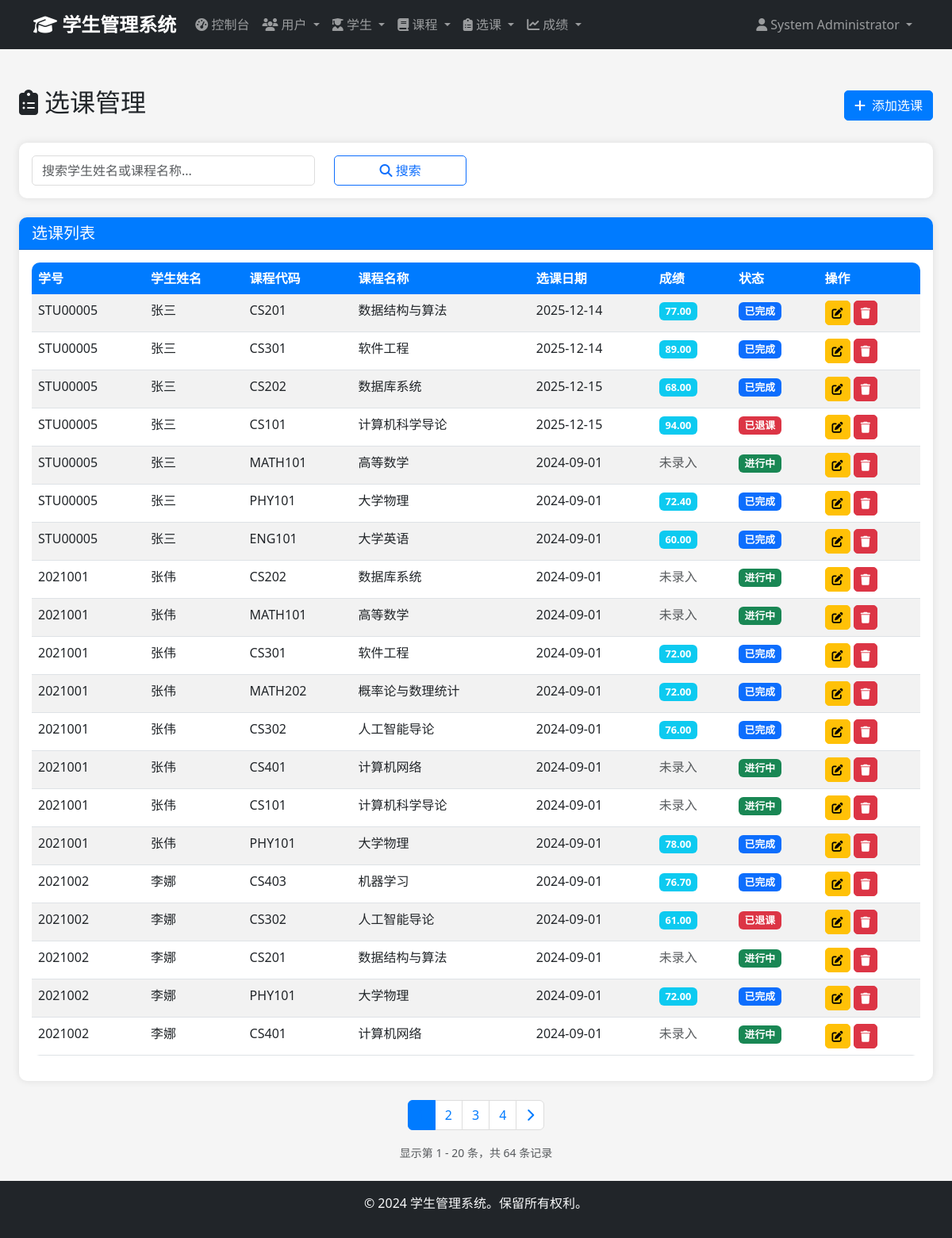
Before: /admin/enrollments (signed in) with the older database file.
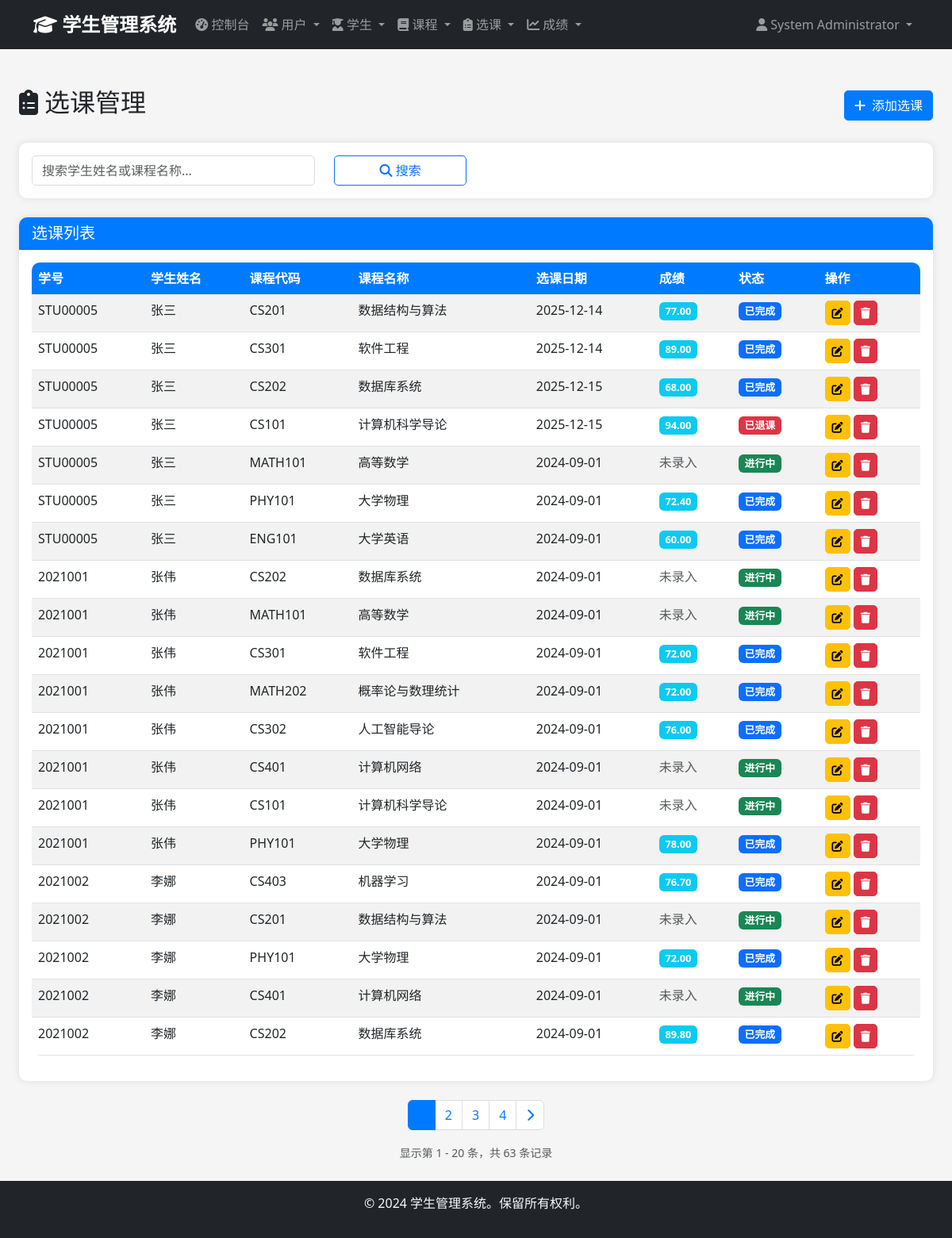
After: the same page with the newer database file.
### app/models/user.py (models this page shows, shortened)
class User(UserMixin, db.Model):
    __tablename__ = 'users'
    id = db.Column(db.Integer, primary_key=True)
    username = db.Column(db.String(50), unique=True, nullable=False)
    email = db.Column(db.String(100), unique=True, nullable=False)
    password_hash = db.Column(db.String(255), nullable=False)
    full_name = db.Column(db.String(100), nullable=False)
    phone = db.Column(db.String(20))
    role = db.Column(db.Enum('admin', 'student', name='user_role'), nullable=False, default='student')
    is_active = db.Column(db.Boolean, default=True)
    created_at = db.Column(db.DateTime, default=datetime.utcnow)
    updated_at = db.Column(db.DateTime, default=datetime.utcnow, onupdate=datetime.utcnow)
    administrator = db.relationship('Administrator', backref='user', uselist=False, cascade='all, delete-orphan')
    def is_admin(self):
        return self.role == 'admin'

### app/models/enrollment.py (models this page shows, shortened)
class Enrollment(db.Model):
    __tablename__ = 'enrollments'
    id = db.Column(db.Integer, primary_key=True)
    student_id = db.Column(db.Integer, db.ForeignKey('students.id'), nullable=False)
    course_id = db.Column(db.Integer, db.ForeignKey('courses.id'), nullable=False)
    enrollment_date = db.Column(db.Date, nullable=False, default=date.today)
    status = db.Column(db.Enum('enrolled', 'completed', 'dropped', 'withdrawn', name='enrollment_status'),
                       default='enrolled')
    grade = db.Column(db.Numeric(5, 2))
    created_at = db.Column(db.DateTime, default=datetime.utcnow)
    updated_at = db.Column(db.DateTime, default=datetime.utcnow, onupdate=datetime.utcnow)
    __table_args__ = (db.UniqueConstraint('student_id', 'course_id', name='unique_enrollment'),)

### app/models/student.py (models this page shows, shortened)
class Student(db.Model):
    __tablename__ = 'students'
    id = db.Column(db.Integer, primary_key=True)
    student_id = db.Column(db.String(20), unique=True, nullable=False)
    first_name = db.Column(db.String(50), nullable=False)
    last_name = db.Column(db.String(50), nullable=False)
    birth_date = db.Column(db.Date)
    gender = db.Column(db.Enum('Male', 'Female', 'Other', name='gender'))
    email = db.Column(db.String(100), unique=True, nullable=False)
    phone = db.Column(db.String(20))
    address = db.Column(db.Text)
    major = db.Column(db.String(100))
    enrollment_year = db.Column(db.Integer)
    created_at = db.Column(db.DateTime, default=datetime.utcnow)
    updated_at = db.Column(db.DateTime, default=datetime.utcnow, onupdate=datetime.utcnow)
    enrollments = db.relationship('Enrollment', backref='student', lazy='dynamic', cascade='all, delete-orphan')

### app/models/course.py (models this page shows, shortened)
class Course(db.Model):
    __tablename__ = 'courses'
    id = db.Column(db.Integer, primary_key=True)
    course_code = db.Column(db.String(20), unique=True, nullable=False)
    course_name = db.Column(db.String(100), nullable=False)
    description = db.Column(db.Text)
    credits = db.Column(db.Integer, nullable=False, default=3)
    department = db.Column(db.String(100))
    instructor = db.Column(db.String(100))
    created_at = db.Column(db.DateTime, default=datetime.utcnow)
    updated_at = db.Column(db.DateTime, default=datetime.utcnow, onupdate=datetime.utcnow)
    enrollments = db.relationship('Enrollment', backref='course', lazy='dynamic', cascade='all, delete-orphan')

### app/views/admin.py (the view, shortened to what this page needs)
@admin_bp.route('/enrollments')
@login_required
@admin_required
def enrollments():
    page = request.args.get('page', 1, type=int)
    search = request.args.get('search', '')
    status_filter = request.args.get('status', '')
    query = Enrollment.query.join(Student).join(Course)
    if status_filter:
        query = query.filter(Enrollment.status == status_filter)
    enrollments = query.paginate(
        page=page,
        per_page=20,
        error_out=False
    )
    return render_template('admin/enrollments/index.html', enrollments=enrollments, search=search, status_filter=status_filter)

### app/views/auth.py (called while the page is built)
def admin_required(f):
    @wraps(f)
    def decorated_function(*args, **kwargs):
        if not current_user.is_authenticated or not current_user.is_admin():
            flash('访问被拒绝。需要管理员权限。', 'error')
            return redirect(url_for('auth.login'))
        return f(*args, **kwargs)
    return decorated_function

### app/templates/admin/enrollments/index.html (shortened to what this page needs)
{% extends "base.html" %}
{% block content %}
<div class="container-fluid mt-4">
    <div class="d-flex justify-content-between align-items-center mb-4">
        <div class="d-flex align-items-center">
            <h2>
                <i class="fas fa-clipboard-list me-2"></i>选课管理
            </h2>
        </div>
        <a href="{{ url_for('admin.create_enrollment') }}" class="btn btn-primary">
            <i class="fas fa-plus me-2"></i>添加选课
        </a>
    </div>
    <div class="card mb-4">
        <div class="card-body">
            <form method="GET" action="{{ url_for('admin.enrollments') }}">
                <div class="row">
                    <div class="col-md-4">
                        <input type="text" class="form-control" name="search" placeholder="搜索学生姓名或课程名称..."
                               value="{{ search }}">
                    </div>
                    <div class="col-md-2">
                        <button type="submit" class="btn btn-outline-primary w-100">
                            <i class="fas fa-search"></i> 搜索
                        </button>
                    </div>
                </div>
            </form>
        </div>
    </div>
    <div class="card">
        <div class="card-header">
            <h5 class="mb-0">选课列表</h5>
        </div>
        <div class="card-body">
            {% if enrollments %}
            <div class="table-responsive">
                <table class="table table-striped">
                    <thead>
                        <tr>
                            <th>学号</th>
                            <th>学生姓名</th>
                            <th>课程代码</th>
                            <th>课程名称</th>
                            <th>选课日期</th>
                            <th>成绩</th>
                            <th>状态</th>
                            <th>操作</th>
                        </tr>
                    </thead>
                    <tbody>
                        {% for enrollment in enrollments %}
                        <tr>
                            <td>{{ enrollment.student.student_id }}</td>
                            <td>{{ enrollment.student.first_name }}{{ enrollment.student.last_name }}</td>
                            <td>{{ enrollment.course.course_code }}</td>
                            <td>{{ enrollment.course.course_name }}</td>
                            <td>{{ enrollment.enrollment_date.strftime('%Y-%m-%d') if enrollment.enrollment_date else '-' }}</td>
                            <td>
                                {% if enrollment.grade is not none %}
                                    <span class="badge bg-info">{{ enrollment.grade }}</span>
                                {% else %}
                                    <span class="text-muted">未录入</span>
                                {% endif %}
                            </td>
                            <td>
                                {% if enrollment.status == 'enrolled' %}
                                    <span class="badge bg-success">进行中</span>
                                {% elif enrollment.status == 'completed' %}
                                    <span class="badge bg-primary">已完成</span>
                                {% else %}
                                    <span class="badge bg-danger">已退课</span>
                                {% endif %}
                            </td>
                            <td>
                                <a href="{{ url_for('admin.edit_enrollment', enrollment_id=enrollment.id) }}"
                                   class="btn btn-sm btn-warning" title="编辑">
                                    <i class="fas fa-edit"></i>
                                </a>
                                <button type="button" class="btn btn-sm btn-danger delete-enrollment"
                                        data-id="{{ enrollment.id }}"
                                        data-student="{{ enrollment.student.first_name }}{{ enrollment.student.last_name }}"
                                        data-course="{{ enrollment.course.course_name }}" title="删除">
                                    <i class="fas fa-trash"></i>
                                </button>
                            </td>
                        </tr>
                        {% endfor %}
                    </tbody>
                </table>
            </div>
            {% endif %}
        </div>
    </div>
    {% if enrollments.pages > 1 %}
    <nav aria-label="选课列表分页" class="mt-4">
        <ul class="pagination justify-content-center">
            {% for page_num in enrollments.iter_pages() %}
                {% if page_num %}
                    {% if page_num != enrollments.page %}
                    <li class="page-item">
                        <a class="page-link" href="{{ url_for('admin.enrollments', page=page_num, search=search, status=status_filter) }}">{{ page_num }}</a>
                    </li>
                    {% else %}
                    <li class="page-item active">
                        <span class="page-link">{{ page_num }}</span>
                    </li>
                    {% endif %}
                {% else %}
                <li class="page-item disabled">
                    <span class="page-link">…</span>
                </li>
                {% endif %}
            {% endfor %}
            {% if enrollments.has_next %}
            <li class="page-item">
                <a class="page-link" href="{{ url_for('admin.enrollments', page=enrollments.next_num, search=search, status=status_filter) }}">
                    <i class="fas fa-chevron-right"></i>
                </a>
            </li>
            {% endif %}
        </ul>
    </nav>
    <div class="text-center text-muted mt-2">
        <small>
            显示第 {{ (enrollments.page - 1) * enrollments.per_page + 1 }} -
            {{ enrollments.page * enrollments.per_page if enrollments.page * enrollments.per_page < enrollments.total else enrollments.total }}
            条，共 {{ enrollments.total }} 条记录
        </small>
    </div>
    {% endif %}
</div>
{% endblock %}

### app/templates/base.html (shortened to what this page needs)
<!DOCTYPE html>
<html lang="zh-CN">
<head>
    <link href="https://cdn.jsdelivr.net/npm/bootstrap@5.3.0/dist/css/bootstrap.min.css" rel="stylesheet">
    <link href="https://cdnjs.cloudflare.com/ajax/libs/font-awesome/6.4.0/css/all.min.css" rel="stylesheet">
    <link href="{{ url_for('static', filename='css/style.css') }}" rel="stylesheet">
</head>
<body>
    {% if current_user.is_authenticated %}
    <nav class="navbar navbar-expand-lg navbar-dark bg-dark">
        <div class="container">
            <a class="navbar-brand" href="{{ url_for('main.dashboard') }}">
                <i class="fas fa-graduation-cap"></i> 学生管理系统
            </a>
            <div class="collapse navbar-collapse" id="navbarNav">
                <ul class="navbar-nav me-auto">
                    {% if current_user.is_admin() %}
                    <li class="nav-item">
                        <a class="nav-link" href="{{ url_for('admin.dashboard') }}">
                            <i class="fas fa-tachometer-alt"></i> 控制台
                        </a>
                    </li>
                    <li class="nav-item dropdown">
                        <a class="nav-link dropdown-toggle" href="#" data-bs-toggle="dropdown">
                            <i class="fas fa-users"></i> 用户
                        </a>
                    </li>
                    <li class="nav-item dropdown">
                        <a class="nav-link dropdown-toggle" href="#" data-bs-toggle="dropdown">
                            <i class="fas fa-user-graduate"></i> 学生
                        </a>
                    </li>
                    <li class="nav-item dropdown">
                        <a class="nav-link dropdown-toggle" href="#" data-bs-toggle="dropdown">
                            <i class="fas fa-book"></i> 课程
                        </a>
                    </li>
                    <li class="nav-item dropdown">
                        <a class="nav-link dropdown-toggle" href="#" data-bs-toggle="dropdown">
                            <i class="fas fa-clipboard-list"></i> 选课
                        </a>
                    </li>
                    <li class="nav-item dropdown">
                        <a class="nav-link dropdown-toggle" href="#" data-bs-toggle="dropdown">
                            <i class="fas fa-chart-line"></i> 成绩
                        </a>
                    </li>
                    {% endif %}
                </ul>
                <ul class="navbar-nav">
                    <li class="nav-item dropdown">
                        <a class="nav-link dropdown-toggle" href="#" data-bs-toggle="dropdown">
                            <i class="fas fa-user"></i> {{ current_user.full_name }}
                        </a>
                    </li>
                </ul>
            </div>
        </div>
    </nav>
    {% endif %}
    <main class="container-fluid py-4">
        {% block content %}{% endblock %}
    </main>
    <footer class="bg-dark text-light text-center py-3 mt-auto">
        <div class="container">
            <p>&copy; 2024 学生管理系统。保留所有权利。</p>
        </div>
    </footer>
</body>
</html>

### app/static/css/style.css (style rules this page uses)
:root { --primary-color: #007bff; --secondary-color: #6c757d; --success-color: #28a745; --danger-color: #dc3545; --warning-color: #ffc107; --info-color: #17a2b8; --dark-color: #343a40; --light-color: #f8f9fa; }
body { min-height: 100vh; display: flex; flex-direction: column; background-color: #f5f5f5; font-family: 'Segoe UI', Tahoma, Geneva, Verdana, sans-serif; }
main { flex: 1; }
.navbar-brand { font-weight: bold; font-size: 1.5rem; }
.navbar-nav .nav-link { transition: color 0.3s; }
.card { border: none; border-radius: 10px; box-shadow: 0 0 10px rgba(0,0,0,0.1); transition: transform 0.3s, box-shadow 0.3s; }
.card-header { background-color: var(--primary-color); color: white; border-radius: 10px 10px 0 0 !important; font-weight: 600; }
.btn { border-radius: 5px; transition: all 0.3s; }
.btn-primary { background-color: var(--primary-color); border-color: var(--primary-color); }
.btn-danger { background-color: var(--danger-color); border-color: var(--danger-color); }
.table { background-color: white; border-radius: 10px; overflow: hidden; }
.table thead th { background-color: var(--primary-color); color: white; border: none; }
.form-control, .form-select { border-radius: 5px; border: 1px solid #ddd; transition: border-color 0.3s, box-shadow 0.3s; }
footer { margin-top: auto; }
.pagination .page-link { color: var(--primary-color); border-color: #ddd; }
.pagination .page-item.active .page-link { background-color: var(--primary-color); border-color: var(--primary-color); }
.badge { font-size: 0.8rem; padding: 0.4em 0.6em; }

Changed rows visible on the page:
removed Enrollment: student.student_id "2021002", student.first_name "李", student.last_name "娜", course.course_code "CS302", course.course_name "人工智能导论", enrollment_date "2024-09-01", grade "61.00", status "已退课"
now on this page (row unchanged): Enrollment: student.student_id "2021002", student.first_name "李", student.last_name "娜", course.course_code "CS202", course.course_name "数据库系统", enrollment_date "2024-09-01", grade "89.80", status "已完成"
Other visible differences:
{{ enrollments.total }}: "64" → "63"
